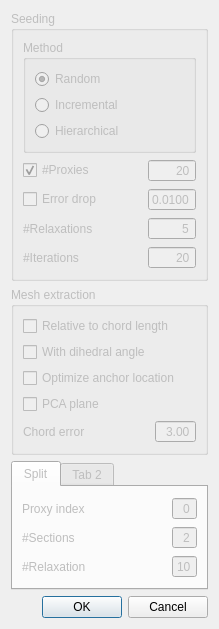
<?xml version="1.0" encoding="UTF-8"?>
<ui version="4.0">
 <class>dialSettings</class>
 <widget class="QDialog" name="dialSettings">
  <property name="geometry">
   <rect>
    <x>0</x>
    <y>0</y>
    <width>275</width>
    <height>630</height>
   </rect>
  </property>
  <property name="windowTitle">
   <string>Settings</string>
  </property>
  <layout class="QVBoxLayout" name="verticalLayout">
   <property name="sizeConstraint">
    <enum>QLayout::SetFixedSize</enum>
   </property>
   <item>
    <widget class="QGroupBox" name="seeding">
     <property name="enabled">
      <bool>false</bool>
     </property>
     <property name="title">
      <string>Seeding</string>
     </property>
     <layout class="QVBoxLayout" name="verticalLayout_2">
      <item>
       <widget class="QGroupBox" name="groupBox">
        <property name="title">
         <string>Method</string>
        </property>
        <layout class="QVBoxLayout" name="verticalLayout_3">
         <item>
          <widget class="QRadioButton" name="method_random">
           <property name="text">
            <string>Random</string>
           </property>
           <property name="checked">
            <bool>true</bool>
           </property>
          </widget>
         </item>
         <item>
          <widget class="QRadioButton" name="method_incremental">
           <property name="text">
            <string>Incremental</string>
           </property>
          </widget>
         </item>
         <item>
          <widget class="QRadioButton" name="method_hierarchical">
           <property name="text">
            <string>Hierarchical</string>
           </property>
          </widget>
         </item>
        </layout>
       </widget>
      </item>
      <item>
       <layout class="QGridLayout" name="gridLayout_2">
        <item row="3" column="0">
         <widget class="QLabel" name="label_2">
          <property name="text">
           <string>#Relaxations</string>
          </property>
         </widget>
        </item>
        <item row="3" column="2">
         <widget class="QSpinBox" name="nb_relaxations">
          <property name="alignment">
           <set>Qt::AlignRight|Qt::AlignTrailing|Qt::AlignVCenter</set>
          </property>
          <property name="buttonSymbols">
           <enum>QAbstractSpinBox::NoButtons</enum>
          </property>
          <property name="value">
           <number>5</number>
          </property>
         </widget>
        </item>
        <item row="2" column="0">
         <widget class="QCheckBox" name="cb_error_drop">
          <property name="text">
           <string>Error drop</string>
          </property>
          <property name="autoExclusive">
           <bool>true</bool>
          </property>
         </widget>
        </item>
        <item row="2" column="2">
         <widget class="QDoubleSpinBox" name="error_drop">
          <property name="enabled">
           <bool>false</bool>
          </property>
          <property name="alignment">
           <set>Qt::AlignRight|Qt::AlignTrailing|Qt::AlignVCenter</set>
          </property>
          <property name="buttonSymbols">
           <enum>QAbstractSpinBox::NoButtons</enum>
          </property>
          <property name="decimals">
           <number>4</number>
          </property>
          <property name="minimum">
           <double>0.000100000000000</double>
          </property>
          <property name="maximum">
           <double>1.000000000000000</double>
          </property>
          <property name="singleStep">
           <double>0.010000000000000</double>
          </property>
          <property name="value">
           <double>0.010000000000000</double>
          </property>
         </widget>
        </item>
        <item row="0" column="0">
         <widget class="QCheckBox" name="cb_nb_proxies">
          <property name="text">
           <string>#Proxies</string>
          </property>
          <property name="checked">
           <bool>true</bool>
          </property>
          <property name="autoExclusive">
           <bool>true</bool>
          </property>
         </widget>
        </item>
        <item row="0" column="2">
         <widget class="QSpinBox" name="nb_proxies">
          <property name="alignment">
           <set>Qt::AlignRight|Qt::AlignTrailing|Qt::AlignVCenter</set>
          </property>
          <property name="buttonSymbols">
           <enum>QAbstractSpinBox::NoButtons</enum>
          </property>
          <property name="maximum">
           <number>99999</number>
          </property>
          <property name="value">
           <number>20</number>
          </property>
         </widget>
        </item>
        <item row="0" column="1">
         <spacer name="horizontalSpacer_2">
          <property name="orientation">
           <enum>Qt::Horizontal</enum>
          </property>
          <property name="sizeHint" stdset="0">
           <size>
            <width>40</width>
            <height>20</height>
           </size>
          </property>
         </spacer>
        </item>
        <item row="4" column="0">
         <widget class="QLabel" name="label">
          <property name="text">
           <string>#Iterations</string>
          </property>
         </widget>
        </item>
        <item row="4" column="2">
         <widget class="QSpinBox" name="nb_iterations">
          <property name="alignment">
           <set>Qt::AlignRight|Qt::AlignTrailing|Qt::AlignVCenter</set>
          </property>
          <property name="buttonSymbols">
           <enum>QAbstractSpinBox::NoButtons</enum>
          </property>
          <property name="maximum">
           <number>999</number>
          </property>
          <property name="value">
           <number>20</number>
          </property>
         </widget>
        </item>
       </layout>
      </item>
     </layout>
    </widget>
   </item>
   <item>
    <widget class="QGroupBox" name="mesh_extraction">
     <property name="enabled">
      <bool>false</bool>
     </property>
     <property name="title">
      <string>Mesh extraction</string>
     </property>
     <layout class="QVBoxLayout" name="verticalLayout_5">
      <item>
       <widget class="QCheckBox" name="is_relative_to_chord">
        <property name="text">
         <string>Relative to chord length</string>
        </property>
       </widget>
      </item>
      <item>
       <widget class="QCheckBox" name="with_dihedral_angle">
        <property name="text">
         <string>With dihedral angle</string>
        </property>
       </widget>
      </item>
      <item>
       <widget class="QCheckBox" name="if_optimize_anchor_location">
        <property name="text">
         <string>Optimize anchor location</string>
        </property>
       </widget>
      </item>
      <item>
       <widget class="QCheckBox" name="pca_plane">
        <property name="text">
         <string>PCA plane</string>
        </property>
       </widget>
      </item>
      <item>
       <layout class="QGridLayout" name="gridLayout">
        <item row="1" column="1">
         <spacer name="horizontalSpacer">
          <property name="orientation">
           <enum>Qt::Horizontal</enum>
          </property>
          <property name="sizeHint" stdset="0">
           <size>
            <width>40</width>
            <height>20</height>
           </size>
          </property>
         </spacer>
        </item>
        <item row="1" column="2">
         <widget class="QDoubleSpinBox" name="chord_error">
          <property name="alignment">
           <set>Qt::AlignRight|Qt::AlignTrailing|Qt::AlignVCenter</set>
          </property>
          <property name="buttonSymbols">
           <enum>QAbstractSpinBox::NoButtons</enum>
          </property>
          <property name="maximum">
           <double>10.000000000000000</double>
          </property>
          <property name="singleStep">
           <double>0.100000000000000</double>
          </property>
          <property name="value">
           <double>3.000000000000000</double>
          </property>
         </widget>
        </item>
        <item row="1" column="0">
         <widget class="QLabel" name="label_3">
          <property name="text">
           <string>Chord error</string>
          </property>
         </widget>
        </item>
       </layout>
      </item>
     </layout>
    </widget>
   </item>
   <item>
    <widget class="QTabWidget" name="operations">
     <property name="enabled">
      <bool>false</bool>
     </property>
     <property name="currentIndex">
      <number>0</number>
     </property>
     <widget class="QWidget" name="tab_split">
      <attribute name="title">
       <string>Split</string>
      </attribute>
      <layout class="QVBoxLayout" name="verticalLayout_4">
       <item>
        <layout class="QGridLayout" name="gridLayout_4">
         <item row="0" column="2">
          <widget class="QSpinBox" name="split_proxy_idx">
           <property name="alignment">
            <set>Qt::AlignRight|Qt::AlignTrailing|Qt::AlignVCenter</set>
           </property>
           <property name="buttonSymbols">
            <enum>QAbstractSpinBox::NoButtons</enum>
           </property>
          </widget>
         </item>
         <item row="0" column="0">
          <widget class="QLabel" name="label_4">
           <property name="text">
            <string>Proxy index</string>
           </property>
          </widget>
         </item>
         <item row="0" column="1">
          <spacer name="horizontalSpacer_3">
           <property name="orientation">
            <enum>Qt::Horizontal</enum>
           </property>
           <property name="sizeHint" stdset="0">
            <size>
             <width>40</width>
             <height>20</height>
            </size>
           </property>
          </spacer>
         </item>
         <item row="1" column="0">
          <widget class="QLabel" name="label_5">
           <property name="text">
            <string>#Sections</string>
           </property>
          </widget>
         </item>
         <item row="1" column="2">
          <widget class="QSpinBox" name="split_nb_sections">
           <property name="alignment">
            <set>Qt::AlignRight|Qt::AlignTrailing|Qt::AlignVCenter</set>
           </property>
           <property name="buttonSymbols">
            <enum>QAbstractSpinBox::NoButtons</enum>
           </property>
           <property name="minimum">
            <number>2</number>
           </property>
          </widget>
         </item>
         <item row="2" column="0">
          <widget class="QLabel" name="label_6">
           <property name="text">
            <string>#Relaxation</string>
           </property>
          </widget>
         </item>
         <item row="2" column="2">
          <widget class="QSpinBox" name="split_nb_relaxations">
           <property name="alignment">
            <set>Qt::AlignRight|Qt::AlignTrailing|Qt::AlignVCenter</set>
           </property>
           <property name="buttonSymbols">
            <enum>QAbstractSpinBox::NoButtons</enum>
           </property>
           <property name="minimum">
            <number>0</number>
           </property>
           <property name="value">
            <number>10</number>
           </property>
          </widget>
         </item>
        </layout>
       </item>
      </layout>
     </widget>
     <widget class="QWidget" name="tab_2">
      <attribute name="title">
       <string>Tab 2</string>
      </attribute>
     </widget>
    </widget>
   </item>
   <item>
    <widget class="QDialogButtonBox" name="buttonBox">
     <property name="orientation">
      <enum>Qt::Horizontal</enum>
     </property>
     <property name="standardButtons">
      <set>QDialogButtonBox::Cancel|QDialogButtonBox::Ok</set>
     </property>
    </widget>
   </item>
  </layout>
 </widget>
 <resources/>
 <connections>
  <connection>
   <sender>buttonBox</sender>
   <signal>accepted()</signal>
   <receiver>dialSettings</receiver>
   <slot>accept()</slot>
   <hints>
    <hint type="sourcelabel">
     <x>254</x>
     <y>293</y>
    </hint>
    <hint type="destinationlabel">
     <x>157</x>
     <y>274</y>
    </hint>
   </hints>
  </connection>
  <connection>
   <sender>buttonBox</sender>
   <signal>rejected()</signal>
   <receiver>dialSettings</receiver>
   <slot>reject()</slot>
   <hints>
    <hint type="sourcelabel">
     <x>254</x>
     <y>293</y>
    </hint>
    <hint type="destinationlabel">
     <x>265</x>
     <y>274</y>
    </hint>
   </hints>
  </connection>
  <connection>
   <sender>cb_nb_proxies</sender>
   <signal>toggled(bool)</signal>
   <receiver>nb_proxies</receiver>
   <slot>setEnabled(bool)</slot>
   <hints>
    <hint type="sourcelabel">
     <x>50</x>
     <y>134</y>
    </hint>
    <hint type="destinationlabel">
     <x>184</x>
     <y>139</y>
    </hint>
   </hints>
  </connection>
  <connection>
   <sender>cb_error_drop</sender>
   <signal>toggled(bool)</signal>
   <receiver>error_drop</receiver>
   <slot>setEnabled(bool)</slot>
   <hints>
    <hint type="sourcelabel">
     <x>83</x>
     <y>172</y>
    </hint>
    <hint type="destinationlabel">
     <x>179</x>
     <y>165</y>
    </hint>
   </hints>
  </connection>
 </connections>
</ui>
